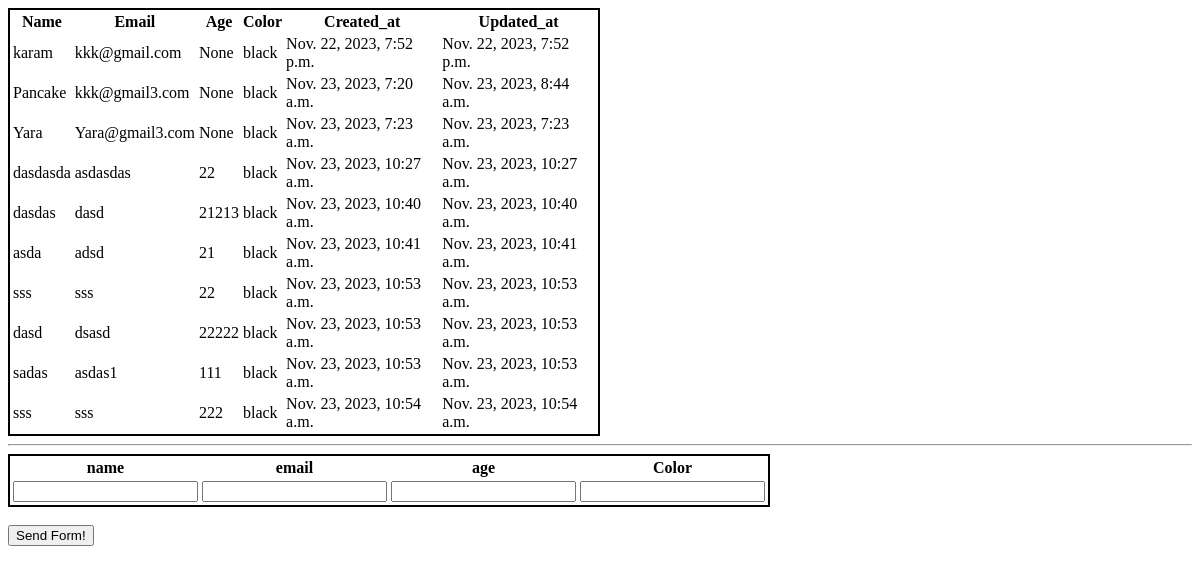
Page /xxx on the earlier database version.
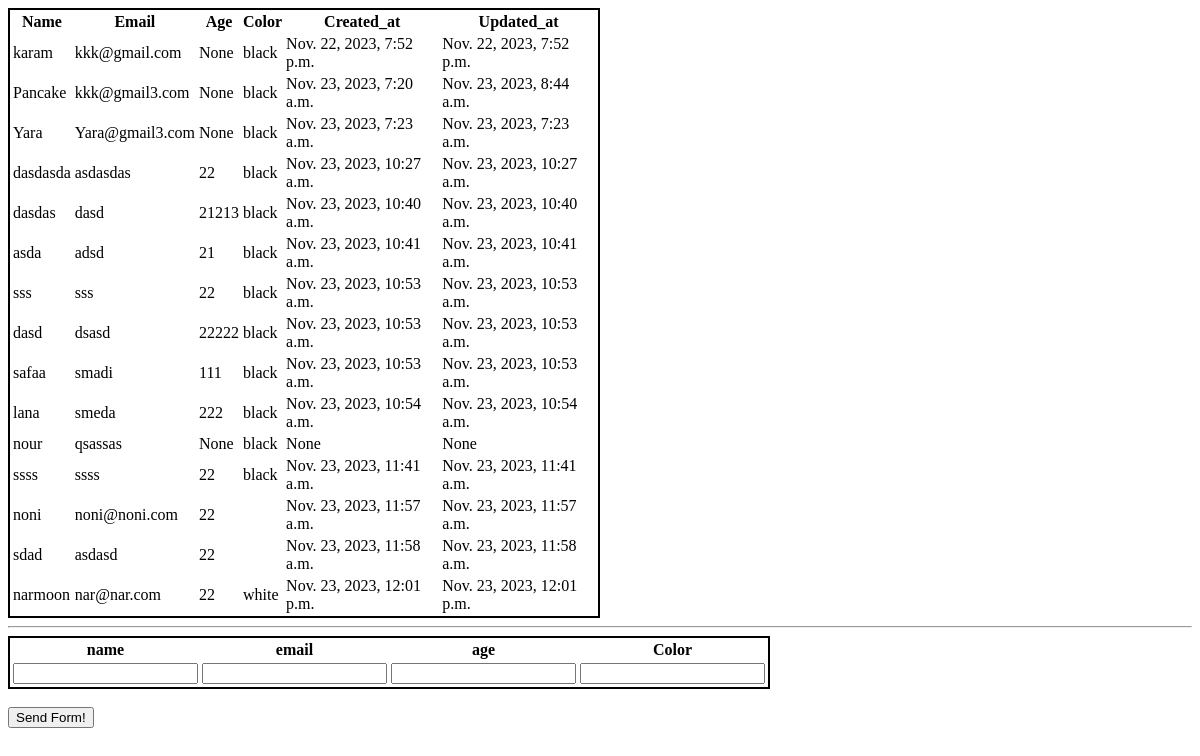
Same page on the later database version.
### app10/models.py (models this page shows)
class User(models.Model):
    name = models.CharField(max_length=45)
    email = models.CharField(max_length=45)
    age = models.IntegerField(null=True)
    color = models.CharField(max_length=45)
    created_at = models.DateTimeField(auto_now_add=True)
    updated_at = models.DateTimeField(auto_now=True)

### app10/views.py (the view)
# urls.py: path('xxx',views.method3),
def method3 (request):
    context ={
    'allusers':User.objects.all(),
    }
    return render(request,"form.html",context)

### app10/templates/form.html (shortened to what this page needs)
<!DOCTYPE html>
<html lang="en">
  <head>
  </head>
  <body>
    <table style="border: black solid 2px" width="50%">
        <tr>
            <th>Name</th>
            <th>Email</th>
            <th>Age</th>
            <th>Color</th>
            <th>Created_at</th>
            <th>Updated_at</th>
        </tr>
        {%for s in allusers %}
        <tr>
          <td>{{s.name}}</td>
          <td>{{s.email}}</td>
          <td>{{s.age}}</td>
          <td>{{s.color}}</td>
          <td>{{s.created_at}}</td>
          <td>{{s.updated_at}}</td>
        </tr>
        {%endfor%}
      </table>
      <hr>
    <form method="post" action="/69">
      <table style="border: black solid 2px" width="50%">
        <tr>
          <th>name</th>
          <th>email</th>
          <th>age</th>
          <th>Color</th>
        </tr>
        <tr>
          <td><input type="text" name="name" /></td>
          <td><input type="text" name="email" /></td>
          <td><input type="number" name="age" /></td>
          <td><input type="text" name="color" /></td>
        </tr>
      </table>
      <br />
      <input type="submit" value="Send Form!" />
    </form>
  </body>
</html>

Differences in the rows shown:
changed User: name "sadas" → "safaa"; email "asdas1" → "smadi"
changed User: name "sss" → "lana"; email "sss" → "smeda"
added User: name "nour", email "qsassas", age "None", color "black", created_at "None", updated_at "None"
added User: name "ssss", email "ssss", age "22", color "black", created_at "Nov. 23, 2023, 11:41 a.m.", updated_at "Nov. 23, 2023, 11:41 a.m."
added User: name "noni", email "noni@noni.com", age "22", created_at "Nov. 23, 2023, 11:57 a.m.", updated_at "Nov. 23, 2023, 11:57 a.m."
added User: name "sdad", email "asdasd", age "22", created_at "Nov. 23, 2023, 11:58 a.m.", updated_at "Nov. 23, 2023, 11:58 a.m."
added User: name "narmoon", email "nar@nar.com", age "22", color "white", created_at "Nov. 23, 2023, 12:01 p.m.", updated_at "Nov. 23, 2023, 12:01 p.m."
